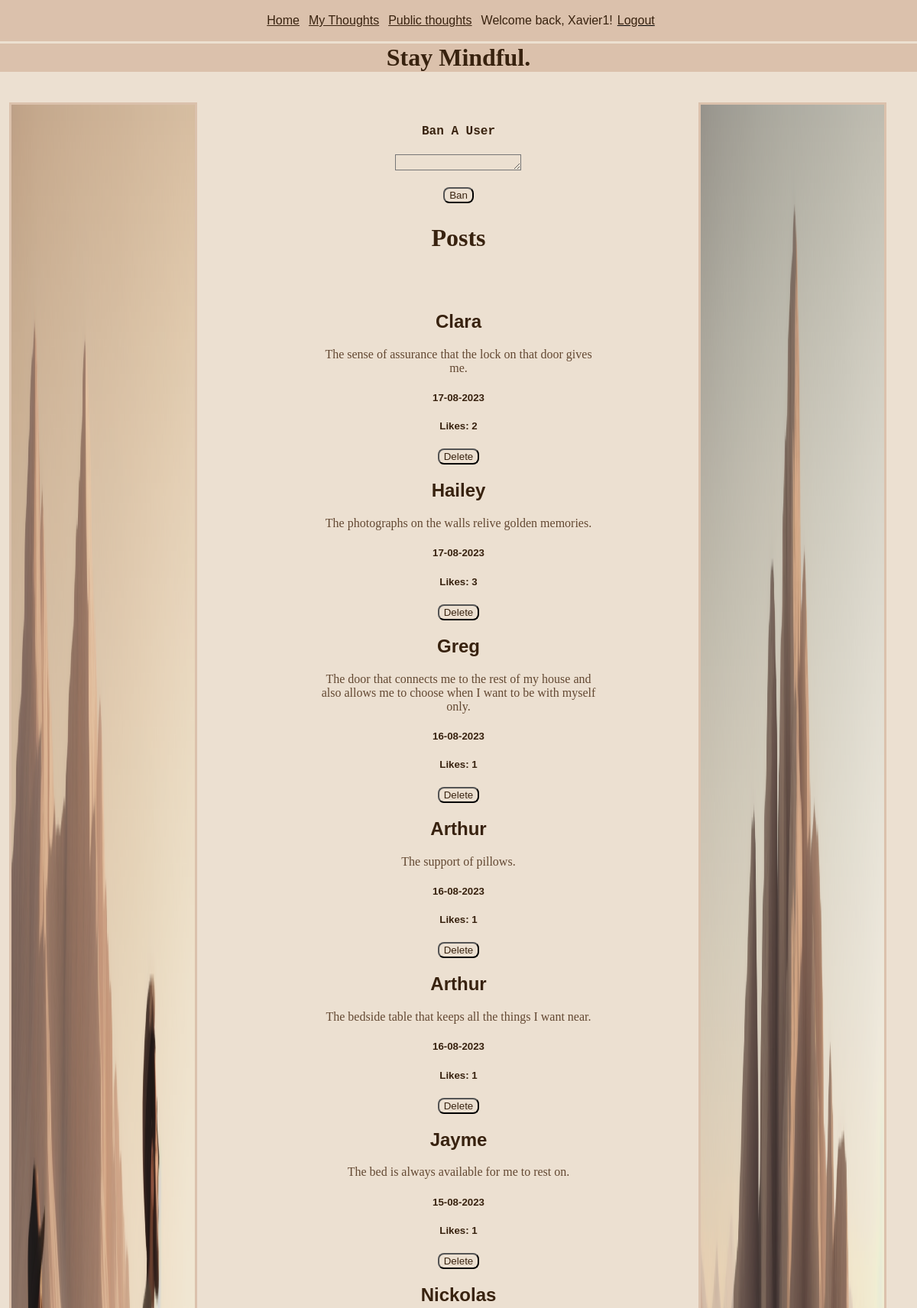
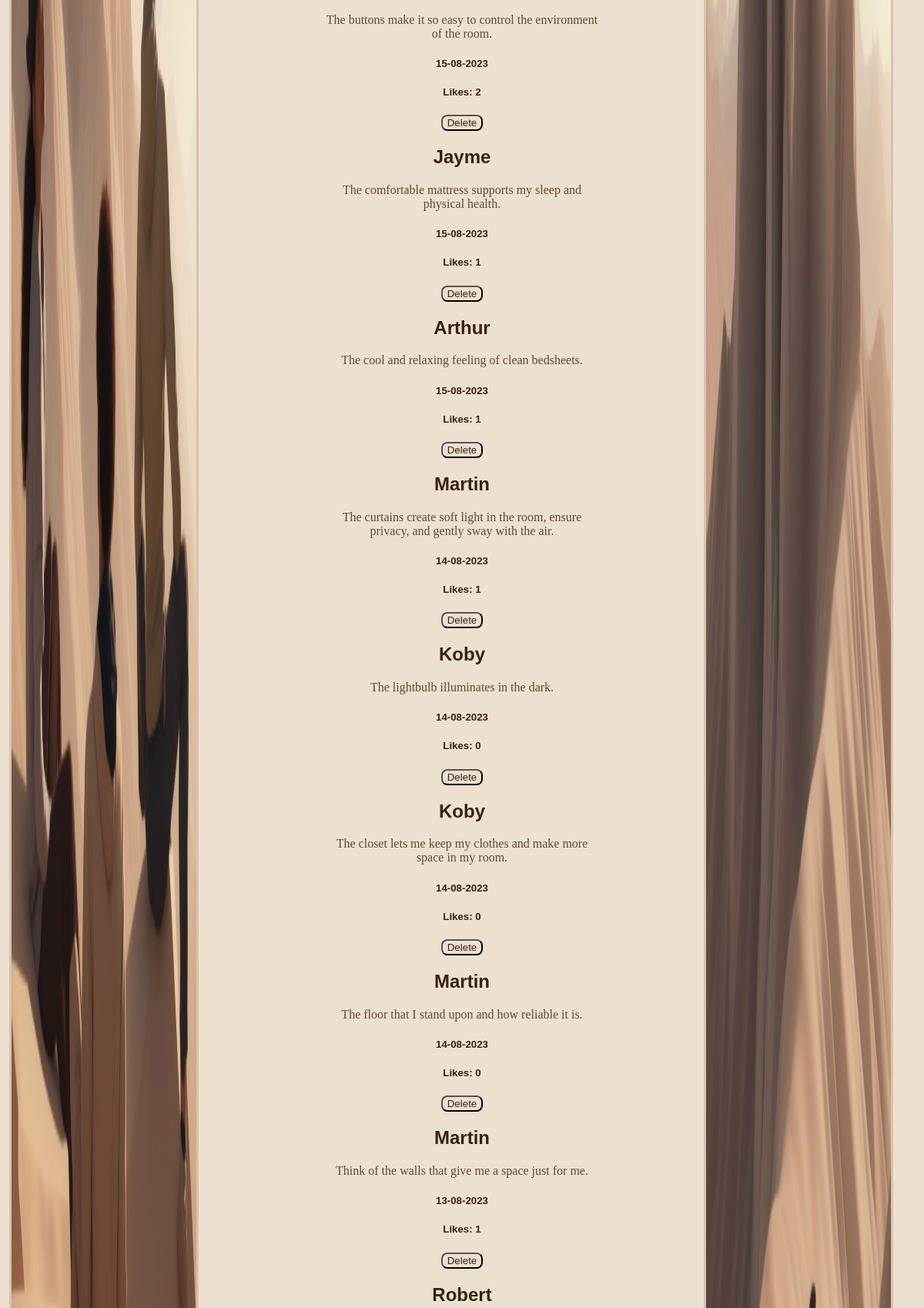
Screenshot of /admin (signed in, upper part) with the database file from the repository (2 pictures, top to bottom).
### tables this page shows
CREATE TABLE User (id INTEGER PRIMARY KEY, username TEXT, password TEXT);

CREATE TABLE Gratitude_idea (id INTEGER PRIMARY KEY, date TEXT, username TEXT, content TEXT, like_count INTEGER DEFAULT (0), is_public INTEGER);

### routes.py (the view)
@app.route('/admin', methods=['GET', 'POST'])
def admin():
    idea_data = db_query('SELECT username, content, date, id, like_count FROM\
                 Gratitude_idea ORDER BY date DESC', False, False, ())
    username = db_query('SELECT username FROM User', False, False, ())
    return render_template("admin.html", idea_data=idea_data,
                           username=username)

### routes.py (called while the page is built)
def db_query(query, is_single, is_insert, data):
    conn = sqlite3.connect("mindful.db")
    try:
        cur = conn.cursor()
        cur.execute(query, data)
        if is_insert:
            conn.commit()
        if is_single:
            result = cur.fetchone()
        else:
            result = cur.fetchall()
        return result
    finally:
        conn.close()

def get_random_image():
    image_folder = os.path.join(app.static_folder, 'images')
    images = os.listdir(image_folder)
    random_image = random.choice(images)
    return f"static/images/{random_image}"

@app.context_processor
def inject_random_image():
    return {'random_image': get_random_image(),
            'random_image1': get_random_image()}

### templates/admin.html (shortened to what this page needs)
{% extends 'layout.html' %}
{% block content %}
<form action="/ban_user" method="post">
    <h2><label for="username">Ban A User</label></h2>
    <textarea class="input" required name="username" id="username" cols="18" rows="1" maxlength="120"></textarea>
    <br><br>
    <button class="button">Ban</button>
</form>
<div>
    <h1>Posts</h1>
    <br><br>
    {% for idea_data in idea_data %}
    <h2>
    {{ idea_data[0] }}
    </h2>
    <p class="p_overflow">
    {{ idea_data[1] }}
    </p>
    <h5>
    {{idea_data[2]}}
    </h5>
    <h5>
    Likes: {{idea_data[4]}}
    </h5>
    <form action="/delete_their_post" method="post">
        <button class="button">Delete</button>
    </form>
    {% endfor %}
</div>
{% endblock %}

### templates/nav.html
<div id="nav">
        <a class="nav_element" href="/">Home</a>
        <a class="nav_element" href="/my_posts">My Thoughts</a>
        <a class="nav_element" href="/public_posts">Public thoughts</a>
        {% if session.username == "admin" %}
        <form action="/adminlogin" method="post">
                <button class="button" id="admin">Admin</button>
        </form>
        <a id="username_nav" class="nav_element">Welcome back, {{ session.username }}! </a>
                <form action="/logout" method="post">
                        <button class="nav_button" id="logout"><a> Logout</a></button>
                </form>
        {% elif session['username'] %}
        <a id="username_nav" class="nav_element">Welcome back, {{ session.username }}! </a>
        <form action="/logout" method="post">
                <button class="nav_button" id="logout"><a> Logout</a></button>
        </form>
        {% else %}
        <a class="nav_element" href="/create_account_page">Create an account</a>
        <a class="nav_element" href="/loginpage">Login</a>
        {% endif %}
</div>

### static/styles.css (style rules this page uses)
body { background-color: #ece0d1; margin: auto; text-align: center; min-height: 100vh; }
div { padding-top: 1.5%; padding-bottom: 1.5%; }
.nav_element { padding-left: 0.5%; padding-right: 0.5%; }
#nav { position:fixed; top:0%; width: 100%; background-color: #dbc1ac; display: flex; justify-content: center; }
h1 { font-family: cursive; color: #38220f; }
h2 { font-family: sans-serif; color: #38220f; }
h5 { font-family: sans-serif; color: #38220f; padding-left: 5%; padding-right: 5%; }
p { font-family: cursive; color: #634832; }
.p_overflow { overflow-wrap: break-word; margin: auto; }
a { font-family: sans-serif; color: #38220f; }
label { font-family: monospace; font-size: large; color: #38220f; }
.nav_button { background: none!important; border: none; padding: 0!important; font-size: medium; font-family: sans-serif; text-decoration: underline; cursor: pointer; }
.button { background-color: #ece0d1; color: #38220f; border-radius: 8px; }
.input { background-color: #ece0d1; }

### rows the page displays
User: username "Xavier1"
Gratitude_idea: username "Clara", content "The sense of assurance that the lock on that door gives me.", date "17-08-2023", like_count "2"
Gratitude_idea: username "Hailey", content "The photographs on the walls relive golden memories.", date "17-08-2023", like_count "3"
Gratitude_idea: username "Greg", content "The door that connects me to the rest of my house and also allows me to choose when I want to be with myself only.", date "16-08-2023", like_count "1"
Gratitude_idea: username "Arthur", content "The support of pillows.", date "16-08-2023", like_count "1"
Gratitude_idea: username "Arthur", content "The bedside table that keeps all the things I want near.", date "16-08-2023", like_count "1"
Gratitude_idea: username "Jayme", content "The bed is always available for me to rest on.", date "15-08-2023", like_count "1"
Gratitude_idea: username "Nickolas", content "The buttons make it so easy to control the environment of the room.", date "15-08-2023", like_count "2"
Gratitude_idea: username "Jayme", content "The comfortable mattress supports my sleep and physical health.", date "15-08-2023", like_count "1"
Gratitude_idea: username "Arthur", content "The cool and relaxing feeling of clean bedsheets.", date "15-08-2023", like_count "1"
Gratitude_idea: username "Martin", content "The curtains create soft light in the room, ensure privacy, and gently sway with the air.", date "14-08-2023", like_count "1"
Gratitude_idea: username "Koby", content "The lightbulb illuminates in the dark.", date "14-08-2023", like_count "0"
Gratitude_idea: username "Koby", content "The closet lets me keep my clothes and make more space in my room.", date "14-08-2023", like_count "0"
Gratitude_idea: username "Martin", content "The floor that I stand upon and how reliable it is.", date "14-08-2023", like_count "0"
Gratitude_idea: username "Martin", content "Think of the walls that give me a space just for me.", date "13-08-2023", like_count "1"
Gratitude_idea: username "Robert"
